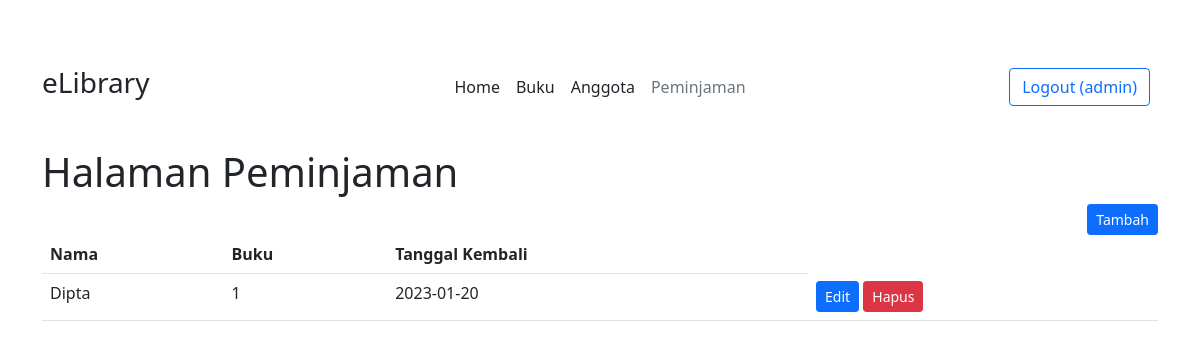
Screenshot of /index.php?page=peminjaman/index.php (signed in) with the database file from the repository.
### tables this page shows
CREATE TABLE `peminjaman` (
  `id` int(11) NOT NULL,
  `nama` varchar(11) NOT NULL,
  `buku_id` int(11) NOT NULL,
  `tanggal_kembali` date NOT NULL,
  `status` int(2) NOT NULL
);

### page/peminjaman/index.php (the view)
<h1>Halaman Peminjaman</h1>
<a href="index.php?page=peminjaman/tambah.php" class="btn btn-sm btn-primary float-end">Tambah</a>
<table class="table">
    <tr>
        <th>Nama</th>
        <th>Buku</th>
        <th>Tanggal Kembali</th>
    </tr>
    <?php
    $query = mysqli_query($connection, "SELECT * FROM `peminjaman` LIMIT 0, 20");
    while ($model = mysqli_fetch_object($query)) :
    ?>
        <tr>
            <td><?= $model->nama ?></td>
            <td><?= $model->buku_id ?></td>
            <td><?= $model->tanggal_kembali ?></td>
            <td>
                <a href="index.php?page=buku/edit.php&id=<?= $model->id ?>" class="btn btn-sm btn-primary">Edit</a>
                <a href="index.php?page=peminjaman/hapus.php&id=<?= $model->id ?>" onclick="return confirm('Hapus data ini?')" class="btn btn-sm btn-danger">Hapus</a>
            </td>
        </tr>
    <?php endwhile; ?>
</table>

### rows the page displays
peminjaman: nama "Dipta", buku "1", tanggal_kembali "2023-01-20"

### other values shown
$_SESSION['username'] "admin"
